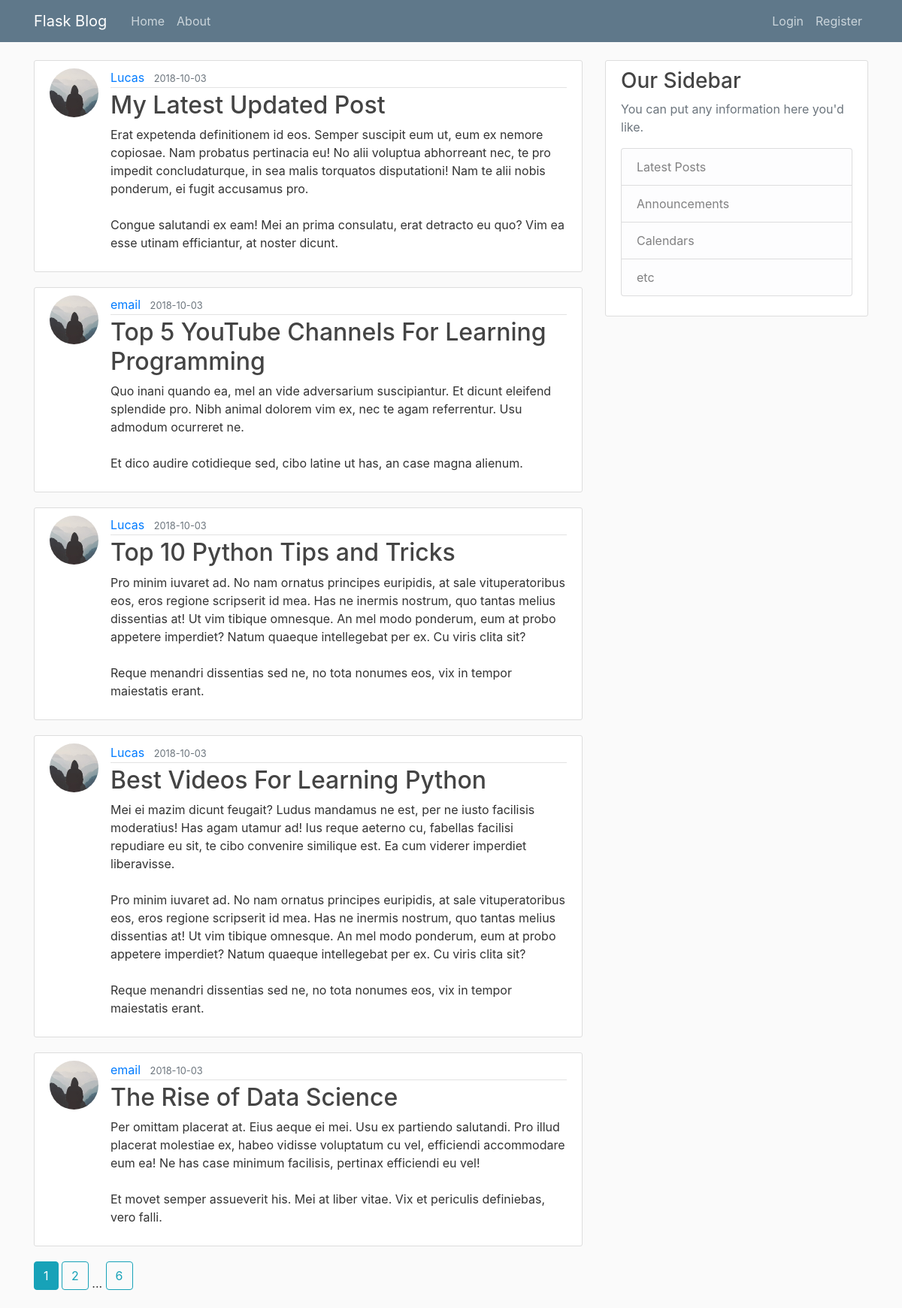
The page / on the database its author committed.
### flaskblog/models.py (models this page shows, shortened)
class Post(db.Model):
    id = db.Column(db.Integer, primary_key=True)
    title = db.Column(db.String(100), nullable=False)
    date_posted = db.Column(db.DateTime, nullable=False, default=datetime.utcnow)
    content = db.Column(db.Text, nullable=False)
    user_id = db.Column(db.Integer, db.ForeignKey('user.id'), nullable=False)

class User(db.Model, UserMixin):
    id = db.Column(db.Integer, primary_key=True)
    username = db.Column(db.String(20), unique=True, nullable=False)
    email = db.Column(db.String(120), unique=True, nullable=False)
    image_file = db.Column(db.String(20), nullable=False, default='default.jpg')
    password = db.Column(db.String(60), nullable=False)
    posts = db.relationship('Post', backref='author', lazy=True)

### flaskblog/routes.py (the view)
@app.route('/')
def home():
    page = request.args.get('page', 1, type=int)
    posts = Post.query.order_by(Post.date_posted.desc()).paginate(page=page, per_page=5)
    return render_template('home.html', posts=posts, title='Show')

### flaskblog/templates/home.html
{% extends "layout.html" %}
{% block content %}
	{% for post in posts.items %}
	<article class="media content-section">
		<img class="rounded-circle article-img" src="{{ url_for('static', filename='profile_pics/' + post.author.image_file) }}" alt="">
	  <div class="media-body">
	    <div class="article-metadata">
	      <a class="mr-2" href="{{ url_for('user_posts', username=post.author.username) }}">{{ post.author.username }}</a>
	      <small class="text-muted">{{ post.date_posted.strftime('%Y-%m-%d') }}</small>
	    </div>
	    <h2><a class="article-title" href="{{ url_for('post', post_id=post.id) }}">{{ post.title }}</a></h2>
	    <p class="article-content">{{ post.content }}</p>
	  </div>
	</article>
	{% endfor %}
	{% for page_num in posts.iter_pages(left_edge=1, right_edge=1, left_current=1, right_current=2) %}
		{% if page_num %}
			{% if posts.page == page_num %}
				<a class="btn btn-info mb-4" href="{{ url_for('home', page=page_num) }}">
					{{ page_num }}
				</a>
			{% else %}
				<a class="btn btn-outline-info mb-4" href="{{ url_for('home', page=page_num) }}">
					{{ page_num }}
				</a>
			{% endif %}
		{% else %}
			...
		{% endif %}
	{% endfor %}
{% endblock content %}

### flaskblog/templates/layout.html (shortened to what this page needs)
<!DOCTYPE html>
<html lang="en">
<head>
  <link rel="stylesheet" href="https://stackpath.bootstrapcdn.com/bootstrap/4.1.3/css/bootstrap.min.css"
>
  <link rel="stylesheet" href="{{ url_for('static', filename='main.css') }}">
</head>
<body>
  {% include "header.html" %}
  <main role="main" class="container">
    <div class="row">
      <div class="col-md-8">
        {% block content %}{% endblock %}
      </div>
      <div class="col-md-4">
        <div class="content-section">
          <h3>Our Sidebar</h3>
          <p class='text-muted'>You can put any information here you'd like.
            <ul class="list-group">
              <li class="list-group-item list-group-item-light">Latest Posts</li>
              <li class="list-group-item list-group-item-light">Announcements</li>
              <li class="list-group-item list-group-item-light">Calendars</li>
              <li class="list-group-item list-group-item-light">etc</li>
            </ul>
          </p>
        </div>
      </div>
    </div>
  </main>
</body>
</html>

### flaskblog/templates/header.html (shortened to what this page needs)
<header class="site-header">
  <nav class="navbar navbar-expand-md navbar-dark bg-steel fixed-top">
    <div class="container">
      <a class="navbar-brand mr-4" href="/">Flask Blog</a>
      <div class="collapse navbar-collapse" id="navbarToggle">
        <div class="navbar-nav mr-auto">
          <a class="nav-item nav-link" href="{{ url_for('home') }}">Home</a>
          <a class="nav-item nav-link" href="{{ url_for('about') }}">About</a>
        </div>
        <div class="navbar-nav">
          {% if current_user.is_authenticated %}
            <a class="nav-item nav-link" href="{{ url_for('new_post') }}">New Post</a>
            <a class="nav-item nav-link" href="{{ url_for('account') }}">Account</a>
            <a class="nav-item nav-link" href="{{ url_for('logout') }}">Logout</a>
          {% else %}
            <a class="nav-item nav-link" href="{{ url_for('login') }}">Login</a>
            <a class="nav-item nav-link" href="{{ url_for('register') }}">Register</a>
          {% endif %}
        </div>
      </div>
    </div>
  </nav>
</header>

### flaskblog/static/main.css (style rules this page uses)
body { background: #fafafa; color: #333333; margin-top: 5rem; }
h1, h2, h3, h4, h5, h6 { color: #444444; }
.bg-steel { background-color: #5f788a; }
.site-header .navbar-nav .nav-link { color: #cbd5db; }
.content-section { background: #ffffff; padding: 10px 20px; border: 1px solid #dddddd; border-radius: 3px; margin-bottom: 20px; }
.article-title { color: #444444; }
.article-content { white-space: pre-line; }
.article-img { height: 65px; width: 65px; margin-right: 16px; }
.article-metadata { padding-bottom: 1px; margin-bottom: 4px; border-bottom: 1px solid #e3e3e3; }

### rows shown on the page
Post: image_file (placeholder picture), author.username "Lucas", date_posted "2018-10-03", title "My Latest Updated Post", content "Erat expetenda definitionem id eos. Semper suscipit eum ut, eum ex nemore copiosae. Nam probatus pertinacia eu! No alii voluptua abhorreant nec, te pro impedit concludaturque, in sea malis torquatos disputationi! Nam te alii nobis ponderum, ei fugit accusamus pro. Congue salutandi ex eam! Mei an prima consulatu, erat detracto eu quo? Vim ea esse utinam efficiantur, at noster dicunt."
Post: image_file (placeholder picture), author.username "email", date_posted "2018-10-03", title "Top 5 YouTube Channels For Learning Programming", content "Quo inani quando ea, mel an vide adversarium suscipiantur. Et dicunt eleifend splendide pro. Nibh animal dolorem vim ex, nec te agam referrentur. Usu admodum ocurreret ne. Et dico audire cotidieque sed, cibo latine ut has, an case magna alienum."
Post: image_file (placeholder picture), author.username "Lucas", date_posted "2018-10-03", title "Top 10 Python Tips and Tricks", content "Pro minim iuvaret ad. No nam ornatus principes euripidis, at sale vituperatoribus eos, eros regione scripserit id mea. Has ne inermis nostrum, quo tantas melius dissentias at! Ut vim tibique omnesque. An mel modo ponderum, eum at probo appetere imperdiet? Natum quaeque intellegebat per ex. Cu viris clita sit? Reque menandri dissentias sed ne, no tota nonumes eos, vix in tempor maiestatis erant."
Post: image_file (placeholder picture), author.username "Lucas", date_posted "2018-10-03", title "Best Videos For Learning Python", content "Mei ei mazim dicunt feugait? Ludus mandamus ne est, per ne iusto facilisis moderatius! Has agam utamur ad! Ius reque aeterno cu, fabellas facilisi repudiare eu sit, te cibo convenire similique est. Ea cum viderer imperdiet liberavisse. Pro minim iuvaret ad. No nam ornatus principes euripidis, at sale vituperatoribus eos, eros regione scripserit id mea. Has ne inermis nostrum, quo tantas melius dissentias at! Ut vim tibique omnesque. An mel modo ponderum, eum at probo appetere imperdiet? Natum quaeque intellegebat per ex. Cu viris clita sit? Reque menandri dissentias sed ne, no tota nonumes eos, vix in tempor maiestatis erant."
Post: image_file (placeholder picture), author.username "email", date_posted "2018-10-03", title "The Rise of Data Science", content "Per omittam placerat at. Eius aeque ei mei. Usu ex partiendo salutandi. Pro illud placerat molestiae ex, habeo vidisse voluptatum cu vel, efficiendi accommodare eum ea! Ne has case minimum facilisis, pertinax efficiendi eu vel! Et movet semper assueverit his. Mei at liber vitae. Vix et periculis definiebas, vero falli."

### other values the page prints
{{ page_num }} "1"
{{ page_num }} "2" "6"
